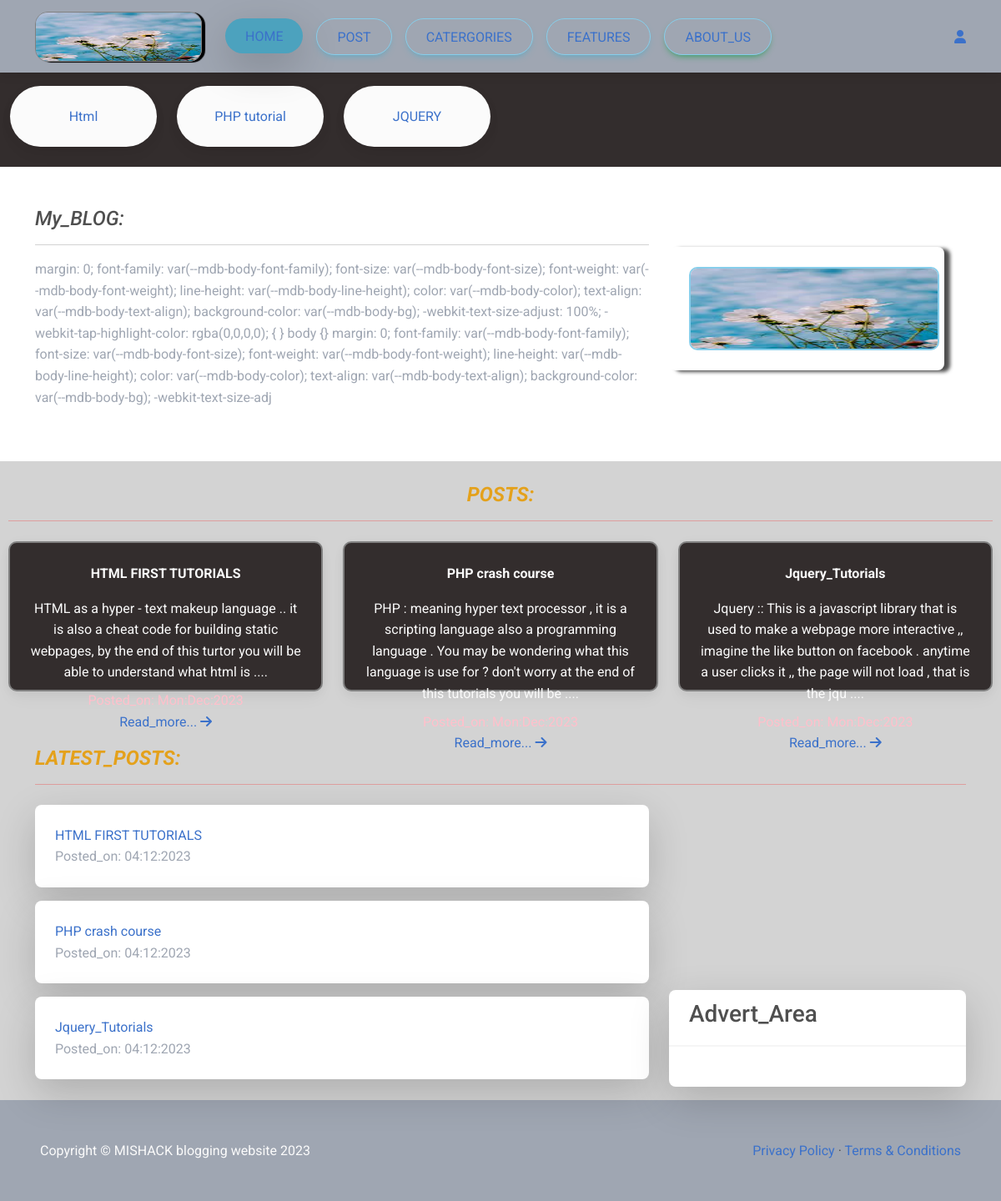
The page / on the database its author committed.
### tables this page shows
CREATE TABLE `catergory` (
  `id` int(11) NOT NULL,
  `name` varchar(255) NOT NULL,
  `slug` varchar(225) NOT NULL,
  `description` text DEFAULT NULL,
  `meta_title` varchar(255) NOT NULL,
  `meta_description` mediumtext DEFAULT NULL,
  `meta_keyword` mediumtext DEFAULT NULL,
  `navbar_status` tinyint(1) DEFAULT 0,
  `status` tinyint(1) DEFAULT 0 COMMENT '0=visible,1=hidden,2=deleted',
  `created_on` timestamp NULL DEFAULT current_timestamp()
);

CREATE TABLE `posts` (
  `id` int(11) NOT NULL,
  `catergory_id` int(11) NOT NULL,
  `name` varchar(225) NOT NULL,
  `slug` varchar(255) NOT NULL,
  `description` text DEFAULT NULL,
  `photo` varchar(255) DEFAULT NULL,
  `meta_title` varchar(225) NOT NULL,
  `meta_description` mediumtext NOT NULL,
  `meta_keyword` mediumtext NOT NULL,
  `status` tinyint(1) DEFAULT 0 COMMENT '0=visible,1=hidden,2=delete',
  `created_at` timestamp NULL DEFAULT current_timestamp()
);

### index.php (the view, shortened to what this page needs)
<?php
include('./config.php');
include('./includes/header.php');
include('./includes/navbar.php');
?>
<div class="section">
    <div class="py-5">
        <div class="container">
            <div class="row">
                <div class="col-md-8">
                    <div>
                        <h4><em>My_BLOG:</em></h4>
                        <hr style="size:20px">
                    </div>
                    <p class = "text-secondary" style = "color:indigo;">  margin: 0;
  font-family: var(--mdb-body-font-family);
  font-size: var(--mdb-body-font-size);
  font-weight: var(--mdb-body-font-weight);
  line-height: var(--mdb-body-line-height);
  color: var(--mdb-body-color);
  text-align: var(--mdb-body-text-align);
  background-color: var(--mdb-body-bg);
  -webkit-text-size-adjust: 100%;
  -webkit-tap-highlight-color: rgba(0,0,0,0);
  {
}
body {}
  margin: 0;
  font-family: var(--mdb-body-font-family);
  font-size: var(--mdb-body-font-size);
  font-weight: var(--mdb-body-font-weight);
  line-height: var(--mdb-body-line-height);
  color: var(--mdb-body-color);
  text-align: var(--mdb-body-text-align);
  background-color: var(--mdb-body-bg);
  -webkit-text-size-adj</p>
                </div>
                <div class="col-md-4 mt-5">
                    <div class="card card-body" style = "width:330px; box-shadow:7px 2px 4px">
                    <div class="image">
                        <img src="navbar/download (3).jpg" alt="about_image" style = "width:300px; height:100px; border:2px solid skyblue; border-radius:10px">
                    </div>
                    </div>
                </div>
            </div>
        </div>
    </div>
</div>
<div class = "py-3" style = "background:lightgray">
<div class="containe-fluid" style ="padding:10px">
<h4 class = "text-warning text-center"><em><strong class = "mt-3">POSTS:</strong></em></h4>
<hr style = "font-size:bold; color:red">
    <div class="row">
<?php
 $sql_posts = "SELECT * FROM posts WHERE status = '0' LIMIT 9";
 $result_run = mysqli_query($conn, $sql_posts);
  while ($row = mysqli_fetch_array($result_run)) {
?>
        <div class="col-md-4">
            <div class="card card-body bg-dark mt-2 mb-2" style = "height:180px !important; border-radius: 10px; border:2px solid grey; color:pink">
                <div class="card-tools text-center">
                    <p class = "text-light"><b><?php echo $row['name'] ?></b></p>
                     <div class="card-title text-light">
                        <?php echo substr($row['description'], 0,200) ?> ....
                     </div>
                    <div>
                        <label for="">
                        </label>
                    </div>
                    <a href="more.php?id=<?php echo $row['id'] ?>">Read_more...  <i class = "fas fa-arrow-right mr-3"></i></a>
                </div>
            </div>
        </div>
        <?php } ?>
    </div>
</div>
<div class = "container mt-5">
<h4 class = "text-warning"><em><strong class = "mt-3">LATEST_POSTS:</strong></em></h4>
<hr style = "width:px; color:red">
   <div class="row">
    <?php
           $sql = mysqli_query($conn, "SELECT * FROM catergory WHERE status = '0' ORDER BY id ");
           while($fetch = mysqli_fetch_array($sql)){
           $id = $fetch['id'];
           $sql_posts = mysqli_query($conn, "SELECT * FROM posts WHERE id = '$id' ORDER BY id DESC LIMIT 6");
           foreach($sql_posts as $data){
    ?>
    <div class="col-md-8">
        <a href="post.php?posts=<?php echo $data['slug'] ?>">
            <div class="card card-body mt-2 mb-2 shadow-lg">
                <?php echo $data['name'] ?>
             <label class ="text-secondary">Posted_on: <?php echo date("d:m:Y", strtotime($data['created_at'])) ?></label>
            </div>
        </a>
    </div>
<?php } } ?>
    <div class="col-md-4">
        <div class="card shadow-lg">
        <div class="card-header">
            <h3>Advert_Area</h3>
        </div>
        <div class="card-body">
        </div>
        </div>
    </div>
   </div>
</div>
</div>
<?php  include('./includes/footer.php'); ?>

### includes/header.php (shortened to what this page needs)
<!DOCTYPE html>
<html lang="en">
<head>
    <link rel = "stylesheet" href = "">
<link
  href="https://cdnjs.cloudflare.com/ajax/libs/font-awesome/6.0.0/css/all.min.css"
  rel="stylesheet"
/>
<link
  href="https://cdnjs.cloudflare.com/ajax/libs/mdb-ui-kit/6.4.2/mdb.min.css"
  rel="stylesheet"
/>
<link rel="stylesheet" href="css/mdb.min.css"/>
</head>
<body>

### includes/navbar.php (shortened to what this page needs)
<nav class="navbar navbar-expand-lg navbar-light bg-secondary sticky-top">
  <div class="container">
    <div class="collapse navbar-collapse" id="navbarSupportedContent">
      <a class="navbar-brand mt-2 mt-lg-0" href="#">
        <img
          src="./navbar/download (3).jpg"
          height="60px"
          width="200px"
          style = "border-radius:15px; box-shadow:4px 1px 1px; border:1px solid grey"
          alt="user"
          loading="lazy"
          class = "user-image"
        />
      </a>
      <ul class="navbar-nav ml-auto mb-2 mb-lg-0">
        <li class="nav-item">
          <a class="nav-link active btn btn-info rounded-pill  shadow-lg text-primary mx-2 px-4" href="./index.php">Home</a>
        </li>
        <li class="nav-item">
          <a class="nav-link btn btn-info rounded-pill px-4 text-primary mx-2" style = "border: 1px solid skyblue" href="post.php">Post</a>
        </li>
        <li class="nav-item">
          <a class="nav-link btn btn-info rounded-pill px-4 text-primary mx-2" style = "border: 1px solid skyblue" href="catergory.php">Catergories</a>
        </li>
        <li class="nav-item">
          <a class="nav-link btn btn-info rounded-pill px-4 text-primary mx-2" style = "border: 1px solid skyblue" href="#">Features</a>
        </li>
        <li class="nav-item">
          <a class="nav-link btn btn-success rounded-pill px-4 text-primary mx-2" style = "border: 1px solid skyblue" href="about.php">About_us</a>
        </li>
      </ul>
    </div>
      <div class="dropdown">
        <a
          class="dropdown-toggle d-flex align-items-center hidden-arrow"
          href="#"
          id="navbarDropdownMenuAvatar"
          role="button"
          data-mdb-toggle="dropdown"
          aria-expanded="false"
        >
         <i class = "fa fa-user  mr-2"></i>
        </a>
      </div>
    </div>
</nav>
<div class="py-5-fluid bg-dark">
    <div class="container-fluid">
        <div class="row">
<?php
    $catergory_slug = mysqli_query($conn, "SELECT * FROM catergory WHERE navbar_status = '0' AND status = '0' LIMIT 6");
    foreach($catergory_slug as $fetch){
?>
<div class="col-md-2 mb-4">
   <a href="catergory.php?title=<?php echo $fetch['slug'] ?>" class="text-decoration-none">
       <div class="card card-body bg-light text-center mt-3 rounded-pill" style = "">
       <?php echo $fetch['name'] ?>
       </div>
</a>
</div>
<?php
    }
?>
        </div>
    </div>
</div>

### includes/footer.php (shortened to what this page needs)
                <footer class="py-5 bg-secondary mt-auto">
                    <div class="container-fluid px-5">
                        <div class="d-flex align-items-center justify-content-between">
                            <div class=" text-light">Copyright &copy; MISHACK blogging website 2023 </div>
                            <div>
                                <a href="#">Privacy Policy</a>
                                &middot;
                                <a href="#">Terms &amp; Conditions</a>
                            </div>
                        </div>
                    </div>
                </footer>
</body>
        </html>

### rows shown on the page
catergory: name "Html"
catergory: name "PHP tutorial"
catergory: name "JQUERY"
posts: name "HTML FIRST TUTORIALS", description "HTML as a hyper - text makeup language .. it is also a cheat code for building static webpages, by the end of this turtor you will be able to understand what html is", created_at "04:12:2023"
posts: name "PHP crash course", description "PHP : meaning hyper text processor , it is a scripting language also a programming language . You may be wondering what this language is use for ? don't worry at the end of this tutorials you will be", created_at "04:12:2023"
posts: name "Jquery_Tutorials", description "Jquery :: This is a javascript library that is used to make a webpage more interactive ,, imagine the like button on facebook . anytime a user clicks it ,, the page will not load , that is the jqu", created_at "04:12:2023"
